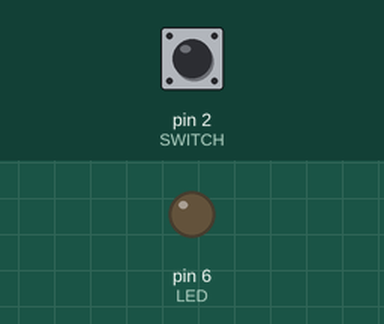
Recording of a sketch running on a simulated Arduino Uno, built with avr-gcc and run on an emulated ATmega328P. Parts: output pins drawn as LEDs (lit = HIGH). The test bench sets the inputs (shaded band); at power-on: pin 2 (SWITCH) HIGH.

Above: at 1.2 s.
1.3 s: pin 2 (SWITCH) pulled LOW for 0.15 s
At 2.4 s:
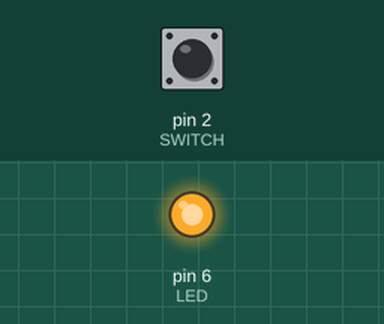
2.9 s: pin 2 (SWITCH) pulled LOW for 1 s
6.9 s: pin 2 (SWITCH) pulled LOW for 3.2 s
At 13.8 s:
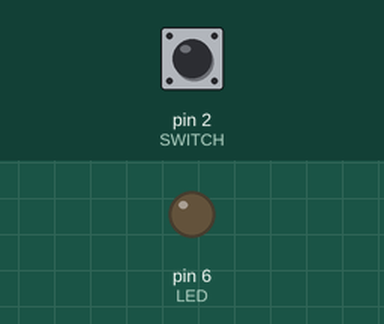
Timing chart, 0 to 15.3 s (numbered marks = the images above; inputs shaded):
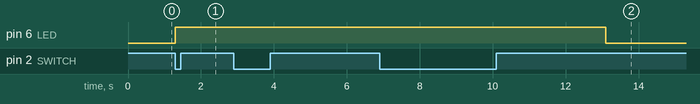

The sketch:

DAY4.ino
```cpp
#define LED 6
#define SWITCH 2


int prevMillis;


void setup() {
    pinMode(LED, OUTPUT);
    pinMode(SWITCH, INPUT_PULLUP);

}

void loop() {
  if( digitalRead(SWITCH) == LOW){
    digitalWrite(LED, HIGH);
    prevMillis = millis();
  }

  if((millis() - prevMillis) == 3000){
    digitalWrite(LED, LOW);
  }


}
```

Measured:
- after the input at 1.3 s, pin 6 (LED): LOW → HIGH at once
- after the input at 6.9 s, pin 6 (LED): HIGH → LOW after 6.2 s
